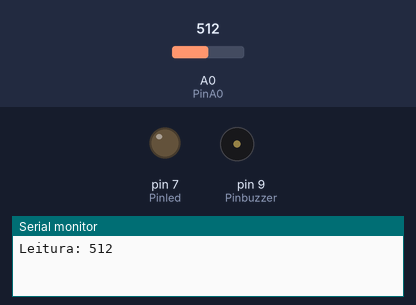
Simulated run of this sketch. Board: Arduino Uno, built with avr-gcc and run on an emulated ATmega328P. On the bench: output pins drawn as LEDs (lit = HIGH), buzzer (waves = sounding), the last lines printed to the serial monitor. Dashed ring = blinking. The test bench sets the inputs (shaded band); at power-on: A0 (PinA0) = 512.

Above: at 1.1 s.
At 2.9 s:
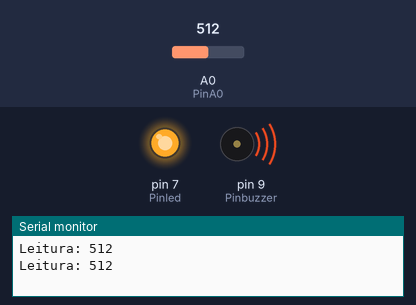
3.0 s: A0 (PinA0) set to 900
6.5 s: A0 (PinA0) set to 716
At 8.5 s:
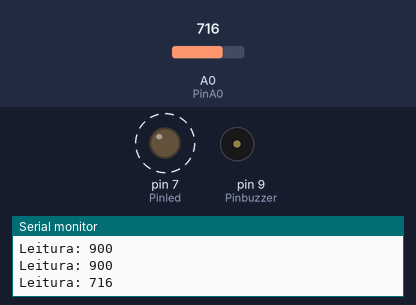
Timing chart, 0 to 16.0 s (numbered marks = the images above; inputs shaded):
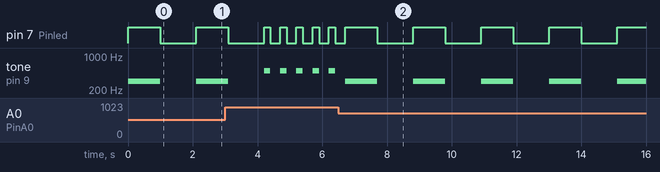

Measured:
- after the input at 6.5 s, pin 7 (Pinled): alternates HIGH for 1.0 s and LOW for 1.1 s, starting after 1.2 s; tone on pin 9 (Pinbuzzer): alternates 300 Hz for 1.0 s and silent for 1.1 s, starting after 0.20 s
- by itself, pin 7 (Pinled): repeats every 0.50 s: HIGH 0.20 s, LOW 0.30 s
- by itself, tone on pin 9 (Pinbuzzer): repeats every 0.50 s: 500 Hz 0.20 s, silent 0.30 s

The sketch:

sketch_may30a.ino
```cpp
int Pinbuzzer = 9; //PINO UTILIZADO PELO BUZZER
int Pinled = 7; //PINO UTILIZADO PELO LED
int PinA0 = A0;//PINO UTILIZADO PELO SENSOR DE GÁS MQ-2

int leitura_sensor_baixo = 300;//DEFININDO UM VALOR LIMITE PARA NIVEL BAIXO DE GÁS
int leitura_sensor_alto = 800; //DEFININDO UM VALOR LIMITE PARA NIVEL ALTO DE GÁS

void setup() {
  pinMode(PinA0, INPUT); //DEFINE O PINO COMO ENTRADA
  pinMode(Pinbuzzer, OUTPUT); //DEFINE O PINO COMO SAÍDA
  pinMode(Pinled, OUTPUT); //DEFINE O PINO COMO SAÍDA
  Serial.begin(9600);//INICIALIZA A SERIAL
}
void loop() {
  int valor_analogico = analogRead(PinA0); //VARIÁVEL RECEBE O VALOR LIDO NO PINO ANALÓGICO
  Serial.print("Leitura: "); //EXIBE O TEXTO NO MONITOR SERIAL
  Serial.println(valor_analogico);// MOSTRA NO MONITOR SERIAL O VALOR LIDO DO PINO ANALÓGICO
  if (valor_analogico > leitura_sensor_baixo && valor_analogico < leitura_sensor_alto) { //SE VALOR LIDO NO PINO ANALÓGICO FOR MAIOR QUE O VALOR LIMITE PARA BAIXO E MAIOR QUE O VALOR LIMITE PARA ALTO
    digitalWrite(Pinled, HIGH); //ACENDE O LED
    tone(Pinbuzzer, 300); //ACIONA O BUZZER
    delay(1000); //ESPERA 1 SEGUNDO
    noTone(Pinbuzzer); //PARA O BUZZER
    digitalWrite(Pinled, LOW); //DESLIGA O LED
    delay(1000);
  }
  else if(valor_analogico > leitura_sensor_alto){
    digitalWrite(Pinled, HIGH);
    tone(Pinbuzzer, 500);
    delay(200);
    noTone(Pinbuzzer);
    digitalWrite(Pinled, LOW);
    delay(200);
  }
  else {
    digitalWrite(Pinled, LOW);//LED DESLIGADO
    noTone(Pinbuzzer); //BUZZER DESLIGADO
  }
  delay(100); //INTERVALO DE 100 MILISSEGUNDOS
}
```
